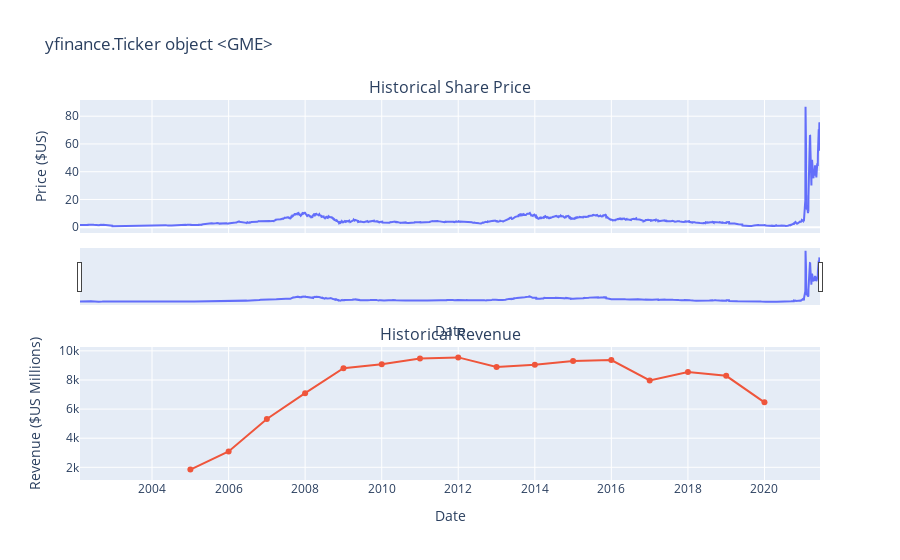

Write notebook code for a chart like this one.
### Markdown cell above
<details><summary>Hint</summary>

```

You just need to invoke the make_graph function with the required parameter to print the graphs.The structure to call the `make_graph` function is `make_graph(gme_data, gme_revenue, 'GameStop')`

```
    
</details>

### Code cell
make_graph(gme_data, gme_revenue, gme)

### Figure 1 — Plotly figure (JSON) as saved in the notebook; plotly's stock layout.template omitted (floating-point values rounded to 4 significant figures; data arrays with more than 128 entries replaced by an {"elided": "..."} marker saying what was removed)
{"data": [{"name": "Share Price", "type": "scatter", "x": {"elided": "4867 str values"}, "xaxis": "x", "y": {"elided": "4867 float values"}, "yaxis": "y"}, {"name": "Revenue", "type": "scatter", "x": ["2020-01-01T00:00:00", "2019-01-01T00:00:00", "2018-01-01T00:00:00", "2017-01-01T00:00:00", "2016-01-01T00:00:00", "2015-01-01T00:00:00", "2014-01-01T00:00:00", "2013-01-01T00:00:00", "2012-01-01T00:00:00", "2011-01-01T00:00:00", "2010-01-01T00:00:00", "2009-01-01T00:00:00", "2008-01-01T00:00:00", "2007-01-01T00:00:00", "2006-01-01T00:00:00", "2005-01-01T00:00:00"], "xaxis": "x2", "y": [6466, 8285, 8547, 7965, 9364, 9296, 9040, 8887, 9551, 9474, 9078, 8806, 7094, 5319, 3092, 1843], "yaxis": "y2"}], "layout": {"annotations": [{"font": {"size": 16}, "showarrow": false, "text": "Historical Share Price", "x": 0.5, "xanchor": "center", "xref": "paper", "y": 1.0, "yanchor": "bottom", "yref": "paper"}, {"font": {"size": 16}, "showarrow": false, "text": "Historical Revenue", "x": 0.5, "xanchor": "center", "xref": "paper", "y": 0.35, "yanchor": "bottom", "yref": "paper"}], "autosize": true, "showlegend": false, "title": {"text": "yfinance.Ticker object <GME>"}, "xaxis": {"anchor": "y", "autorange": true, "domain": [0, 1], "matches": "x2", "range": ["2002-02-13", "2021-06-14"], "rangeslider": {"autorange": true, "range": ["2002-02-13", "2021-06-14"], "visible": true, "yaxis": {"_template": null, "rangemode": "match"}}, "showticklabels": false, "title": {"text": "Date"}, "type": "date"}, "xaxis2": {"anchor": "y2", "autorange": true, "domain": [0, 1], "range": ["2002-02-13", "2021-06-14"], "title": {"text": "Date"}, "type": "date"}, "yaxis": {"anchor": "x", "autorange": true, "domain": [0.65, 1.0], "range": [-4.152, 91.67], "title": {"text": "Price ($US)"}, "type": "linear"}, "yaxis2": {"anchor": "x2", "autorange": true, "domain": [0, 0.35], "range": [1268.0, 10130.0], "title": {"text": "Revenue ($US Millions)"}, "type": "linear"}}}
